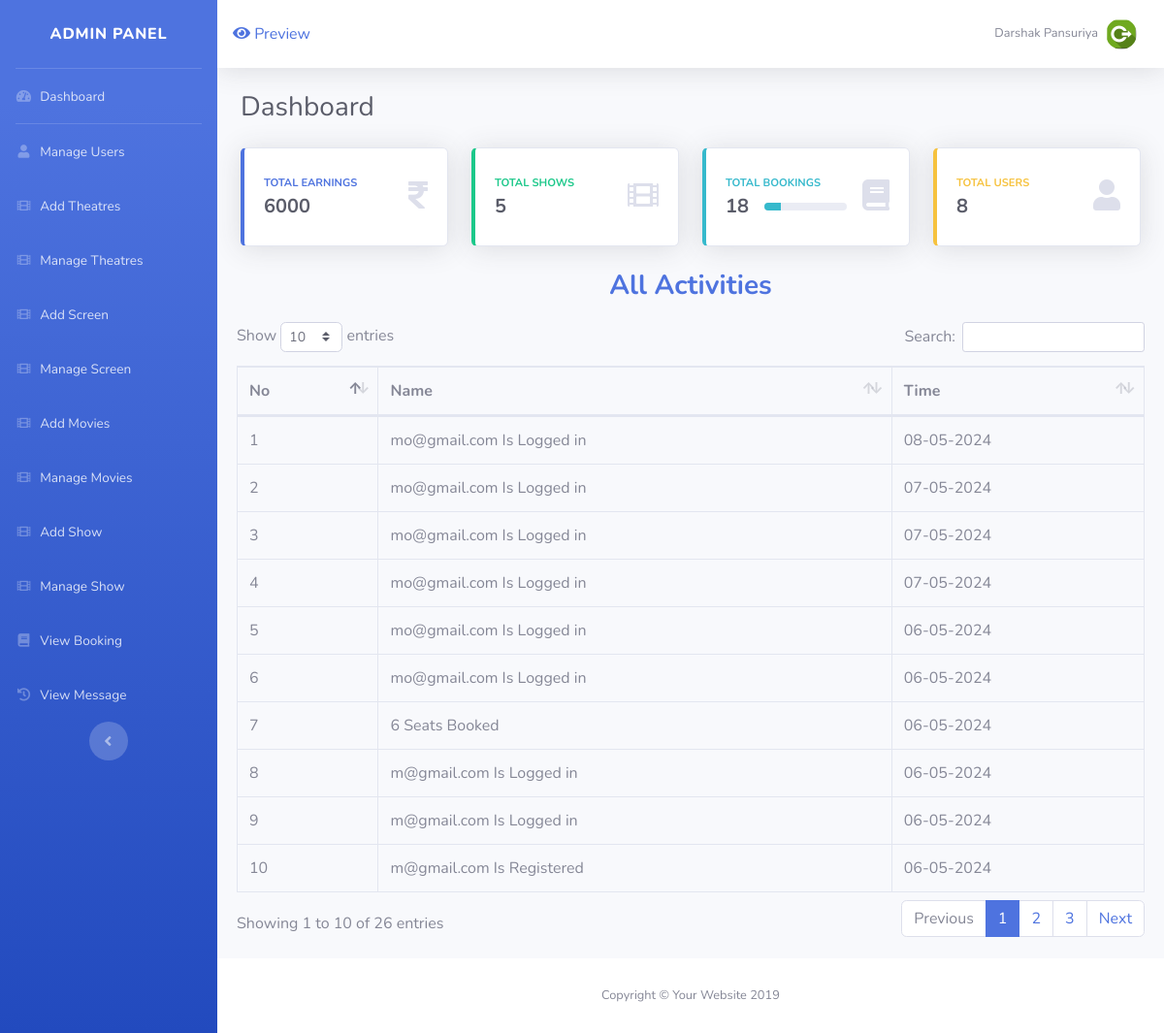
Before: /admin/index.php (signed in) with the older database file.
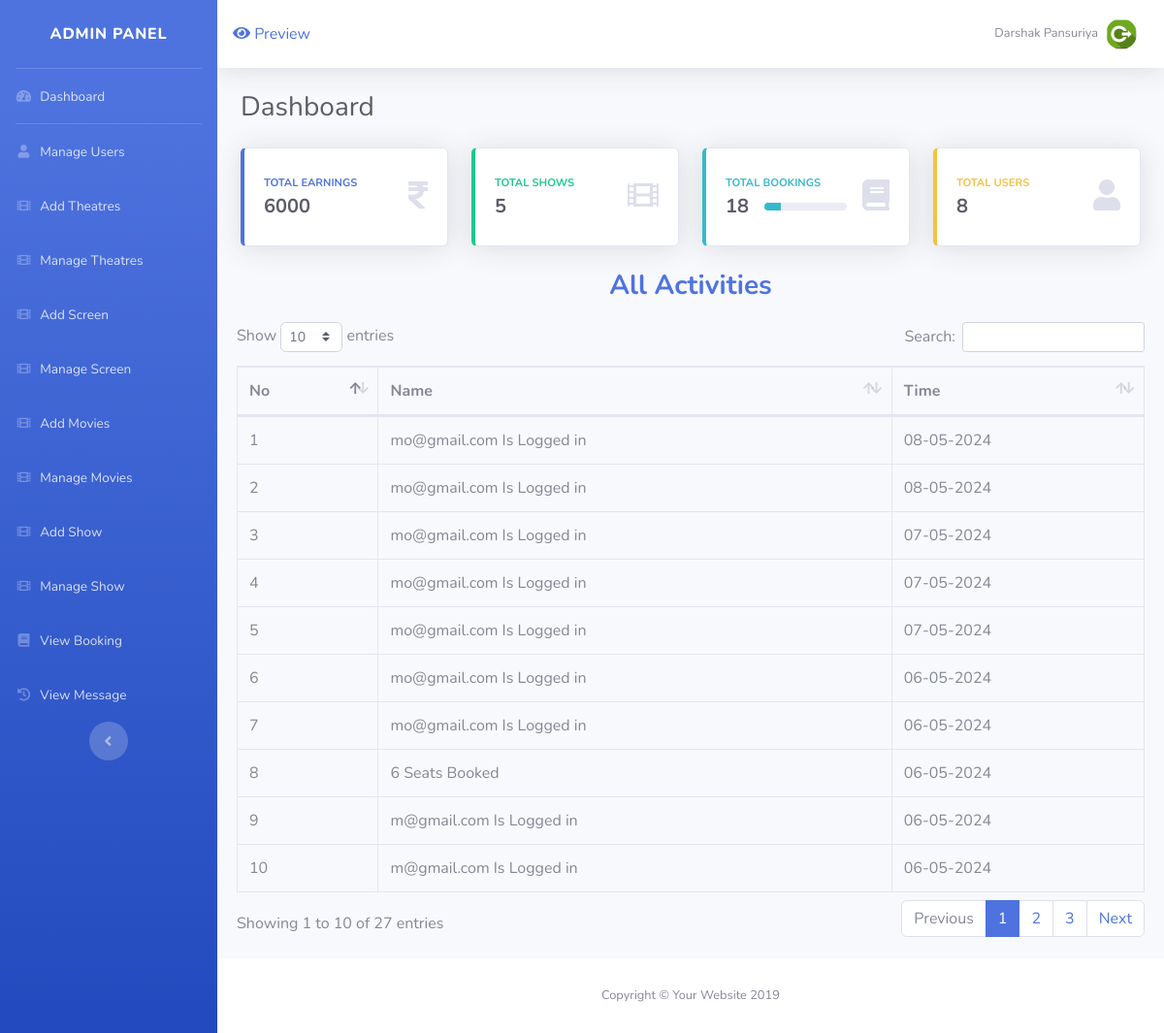
After: the same page with the newer database file.
### tables this page shows
CREATE TABLE `activity` (
  `ac_id` int(4) NOT NULL,
  `ac_nm` varchar(200) NOT NULL,
  `ac_time` varchar(200) NOT NULL,
  `ac_tmp` varchar(200) NOT NULL
);

### admin/index.php (the view)
<?php
	include("include/header.php");
	include("../include/config.php");
	$sq="select * from booking ";
	$res=mysqli_query($con,$sq);
	$total=0;
	$ttlbooking =0;
	while($row=mysqli_fetch_array($res))
	{
		$total=$total+$row['b_amt'];
		$ttlbooking=$ttlbooking+$row['b_seat'];
	}
	$shw = mysqli_query($con,"SELECT * FROM shows");
    $ttlshow = mysqli_num_rows($shw);
	$usr = mysqli_query($con,"SELECT * FROM register");
    $ttluser = mysqli_num_rows($usr);
?>
  <div class="container-fluid">
 <div class="d-sm-flex align-items-center justify-content-between mb-4">
            <h1 class="h3 mb-0 text-gray-800">Dashboard</h1>
          </div>
          <div class="row">
            <div class="col-xl-3 col-md-6 mb-4">
              <div class="card border-left-primary shadow h-100 py-2">
                <div class="card-body">
                  <div class="row no-gutters align-items-center">
                    <div class="col mr-2">
                      <div class="text-xs font-weight-bold text-primary text-uppercase mb-1">Total Earnings</div>
                      <div class="h5 mb-0 font-weight-bold text-gray-800"><?php echo $total; ?></div>
                    </div>
                    <div class="col-auto">
                      <i class="fas fa-rupee-sign fa-2x text-gray-300"></i>
                    </div>
                  </div>
                </div>
              </div>
            </div>
			    <div class="col-xl-3 col-md-6 mb-4">
              <div class="card border-left-success shadow h-100 py-2">
                <div class="card-body">
                  <div class="row no-gutters align-items-center">
                    <div class="col mr-2">
                      <div class="text-xs font-weight-bold text-success text-uppercase mb-1">Total Shows</div>
                      <div class="h5 mb-0 font-weight-bold text-gray-800"><?php echo $ttlshow; ?></div>
                    </div>
                    <div class="col-auto">
                      <i class="fas fa-film fa-2x text-gray-300"></i>
                    </div>
                  </div>
                </div>
              </div>
            </div>
            <div class="col-xl-3 col-md-6 mb-4">
              <div class="card border-left-info shadow h-100 py-2">
                <div class="card-body">
                  <div class="row no-gutters align-items-center">
                    <div class="col mr-2">
                      <div class="text-xs font-weight-bold text-info text-uppercase mb-1">Total Bookings</div>
                      <div class="row no-gutters align-items-center">
                        <div class="col-auto">
                          <div class="h5 mb-0 mr-3 font-weight-bold text-gray-800"><?php echo $ttlbooking; ?></div>
                        </div>
                        <div class="col">
                          <div class="progress progress-sm mr-2">
                            <div class="progress-bar bg-info" role="progressbar" style="width:
<?php
if($ttlbooking==0)
  {
echo "0%";
  }
elseif($ttlbooking<10)
  {
echo "10%";
  }
 elseif($ttlbooking<20)
  {
echo "20%";
  }
 elseif($ttlbooking<30)
  {
echo "30%";
  }
 elseif($ttlbooking<40)
  {
echo "40%";
  }
  elseif($ttlbooking<50)
  {
echo "50%";
  }
  elseif($ttlbooking<60)
  {
echo "50%";
  }
  elseif($ttlbooking<70)
  {
echo "70%";
  }
  else
  {
  	echo"80%";
  }
?>" aria-valuenow="50" aria-valuemin="0" aria-valuemax="100"></div>
                          </div>
                        </div>
                      </div>
                    </div>
                    <div class="col-auto">
                      <i class="fas fa-book fa-2x text-gray-300"></i>
                    </div>
                  </div>
                </div>
              </div>
            </div>
			<div class="col-xl-3 col-md-6 mb-4">
              <div class="card border-left-warning shadow h-100 py-2">
                <div class="card-body">
                  <div class="row no-gutters align-items-center">
                    <div class="col mr-2">
                      <div class="text-xs font-weight-bold text-warning text-uppercase mb-1">Total Users</div>
                      <div class="h5 mb-0 font-weight-bold text-gray-800"><?php echo $ttluser; ?></div>
                    </div>
                    <div class="col-auto">
                      <i class="fas fa-user fa-2x text-gray-300"></i>
                    </div>
                  </div>
                </div>
              </div>
            </div>
            </div>
            </div>
        <h3 align="center" class="m-0 font-weight-bold text-primary">All Activities</h3>
      <div class="card-body">
		<div class="table-responsive">
                <table class="table table-bordered" id="dataTable" width="100%" cellspacing="0">
                  <thead>
                    <tr>
                      <th>No</th>
                      <th>Name</th>
                      <th>Time</th>
                    </tr>
                  </thead>
                <tbody>
  <?php
  $ac_res=mysqli_query($con,"select * from activity  order by ac_id   desc");
     $co=1;     while($ac_row=mysqli_fetch_assoc($ac_res))
           {
                   echo'<tr>
                      <td>'.$co.'</td>
                      <td>'.$ac_row['ac_nm'].'</td>
                      <td>'.date('d-m-Y',$ac_row['ac_time']).'</td>
                    </tr>';
                    $co++;
          }
 ?>
    </tbody>
                </table>
              </div>
	</div>
<?php
	include("include/footer.php");
?>

### admin/include/header.php (shortened to what this page needs)
<!DOCTYPE html>
<html lang="en">
<head>
  <link href="vendor/fontawesome-free/css/all.min.css" rel="stylesheet" type="text/css">
  <link href="css/sb-admin-2.min.css" rel="stylesheet">
  <link href="vendor/datatables/dataTables.bootstrap4.min.css" rel="stylesheet">
</head>
<body id="page-top">
  <div id="wrapper">
    <ul class="navbar-nav bg-gradient-primary sidebar sidebar-dark accordion" id="accordionSidebar">
      <a class="sidebar-brand d-flex align-items-center justify-content-center" href="index.php">
        <div class="sidebar-brand-text mx-3">Admin Panel</div>
      </a>
      <hr class="sidebar-divider my-0">
      <li class="nav-item">
        <a class="nav-link" href="index.php">
          <i class="fas fa-fw fa-tachometer-alt"></i>
          <span>Dashboard</span></a>
      </li>
      <hr class="sidebar-divider my-0">
      <li class="nav-item">
        <a class="nav-link collapsed" href="user_manage.php" aria-expanded="true" aria-controls="collapseTwo">
          <i class="fas fa-fw fa-user"></i>
          <span>Manage Users</span>
        </a>
      </li>
<li class="nav-item">
        <a class="nav-link collapsed" href="theatre.php" aria-expanded="true" aria-controls="collapseTwo">
          <i class="fas fa-fw fa-film"></i>
          <span>Add Theatres</span>
        </a>
      </li>
      <li class="nav-item">
        <a class="nav-link collapsed" href="theatre_manage.php" aria-expanded="true" aria-controls="collapseTwo">
          <i class="fas fa-fw fa-film"></i>
          <span>Manage Theatres</span>
        </a>
      </li>
      <li class="nav-item">
        <a class="nav-link collapsed" href="screen.php"  aria-expanded="true" aria-controls="collapseTwo">
          <i class="fas fa-fw fa-film"></i>
          <span>Add Screen</span>
        </a>
      </li>
      <li class="nav-item">
        <a class="nav-link collapsed" href="screen_manage.php" aria-expanded="true" aria-controls="collapseTwo">
          <i class="fas fa-fw fa-film"></i>
          <span>Manage Screen</span>
        </a>
      </li>
            <li class="nav-item">
        <a class="nav-link collapsed" href="movie.php" aria-expanded="true" aria-controls="collapseTwo">
          <i class="fas fa-fw fa-film"></i>
          <span>Add Movies</span>
        </a>
      </li>
<li class="nav-item">
        <a class="nav-link collapsed" href="movie_manage.php" aria-expanded="true" aria-controls="collapseTwo">
          <i class="fas fa-fw fa-film"></i>
          <span>Manage Movies</span>
        </a>
      </li>
     <li class="nav-item">
        <a class="nav-link collapsed" href="show.php" aria-expanded="true" aria-controls="collapseTwo">
          <i class="fas fa-fw fa-film"></i>
          <span>Add Show</span>
        </a>
      </li>
      <li class="nav-item">
        <a class="nav-link collapsed" href="show_manage.php" aria-expanded="true" aria-controls="collapseTwo">
          <i class="fas fa-fw fa-film"></i>
          <span>Manage Show</span>
        </a>
      </li>
	   <li class="nav-item">
        <a class="nav-link collapsed" href="booking_manage.php" aria-expanded="true" aria-controls="collapseTwo">
          <i class="fas fa-fw fa-book"></i>
          <span>View Booking</span>
        </a>
      </li>
      <li class="nav-item">
        <a class="nav-link collapsed" href="contact_manage.php" aria-expanded="true" aria-controls="collapseTwo">
          <i class="fas fa-fw fa-history"></i>
          <span>View Message</span>
        </a>
      </li>
      <div class="text-center d-none d-md-inline">
        <button class="rounded-circle border-0" id="sidebarToggle"></button>
      </div>
    </ul>
    <div id="content-wrapper" class="d-flex flex-column">
      <div id="content">
        <nav class="navbar navbar-expand navbar-light bg-white topbar mb-4 static-top shadow">
            <a href="/movies/" target="_blank" ><i class="fa fa-eye"></i> Preview</a>
          <ul class="navbar-nav ml-auto">
            <li class="nav-item dropdown no-arrow">
              <a class="nav-link dropdown-toggle" href="#" id="userDropdown" role="button" data-toggle="dropdown" aria-haspopup="true" aria-expanded="false">
                <span class="mr-2 d-none d-lg-inline text-gray-600 small"><?php echo $_SESSION['admin']['nm'] ; ?></span>
                <img class="img-profile rounded-circle" src="./img/pd.jpg">
              </a>
            </li>
          </ul>
        </nav>

### admin/include/footer.php (shortened to what this page needs)
      </div>
      <footer class="sticky-footer bg-white">
        <div class="container my-auto">
          <div class="copyright text-center my-auto">
            <span>Copyright &copy; Your Website 2019</span>
          </div>
        </div>
      </footer>
    </div>
  </div>
</body>
</html>

Changed rows visible on the page:
no longer on this page (row unchanged): activity: ac_nm "m@gmail.com Is Registered", ac_time "06-05-2024"
added activity: ac_nm "mo@gmail.com Is Logged in", ac_time "08-05-2024"
Other visible differences:
text written by a page script: "Show entries Search: Showing 1 to 10 of 26 entries Previous 1 2 3 Next" → "Show entries Search: Showing 1 to 10 of 27 entries Previous 1 2 3 Next"
